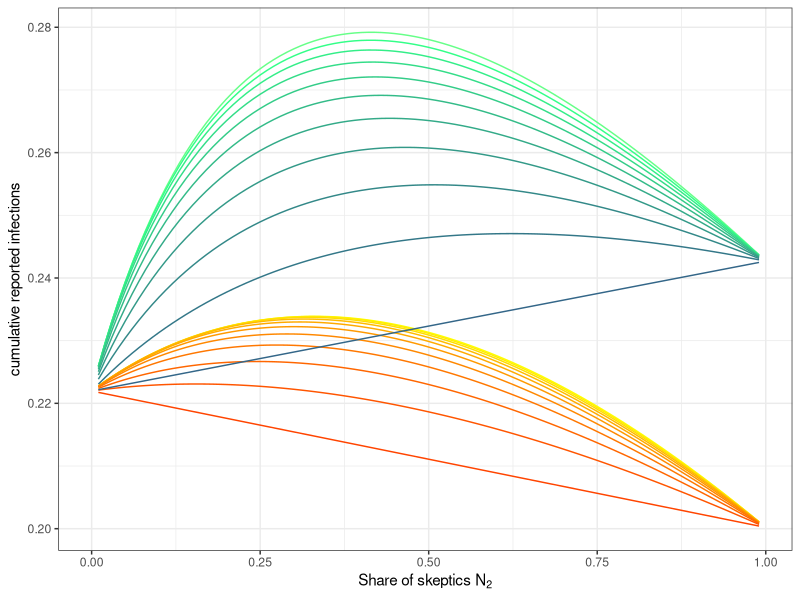
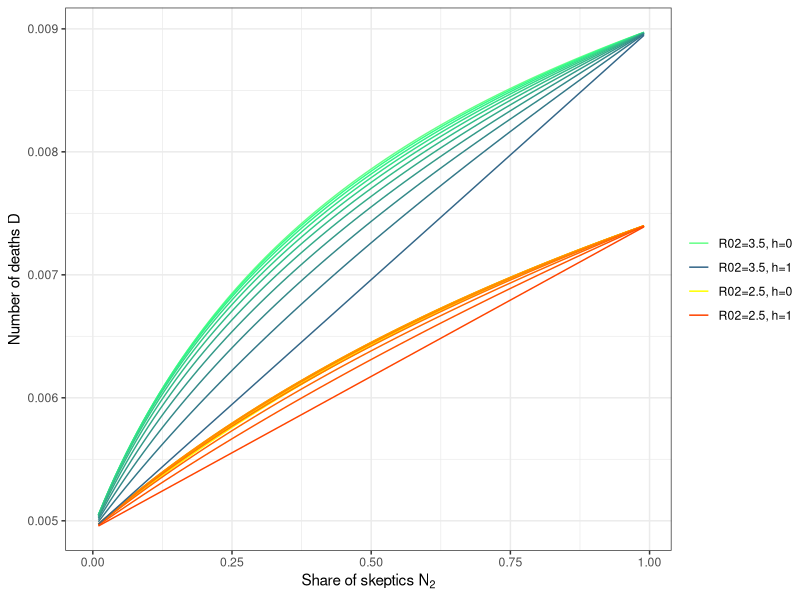

The R script that drew these images, in order:

library(here)
library(deSolve)
library(ggplot2)
library(sqldf)
setwd(here())

#Assumption: type 1 has a lower R0 than type 2!
#omega: share of contacts which are homophilic
sir <- function(time, state, parameters) {
  
  with(as.list(c(state, parameters)), {
    
    p1 = (1 - omega) * a1 * N1 / ((1 - omega) * a1 * N1 + (1 - omega) * a2 * N2)
    p2 = (1 - omega) * a2 * N2 / ((1 - omega) * a1 * N1 + (1 - omega) * a2 * N2)
    p11 <- omega + (1 - omega) * p1
    p12 <- (1 - omega) * p2
    p21 <- (1 - omega) * p1
    p22 <- omega + (1 - omega) * p2
    mu1 <- pi_x / alpha1
    mu2 <- pi_x / alpha2
    dS1 <- - (p11 * a1 * S1 * I1 / N1 + p12 * a1 * S1 * I2 / N2) #- S1 * (beta1 / N1 * (omega + (1 - omega) * beta1 / (beta1 + beta2) ) * I1 + beta2 / N2 * (1 - omega) * beta2 / (beta1 + beta2) * I2 )
    dS2 <- - (p21 * a2 * S2 * I1 / N1 + p22 * a2 * S2 * I2 / N2) #- S2 * (beta2 / N2 * (omega + (1 - omega) * beta2 / (beta1 + beta2) ) * I2 + beta1 / N1 * (1 - omega) * beta1 / (beta1 + beta2) * I1 )
    dI1 <-  (p11 * a1 * S1 * I1 / N1 + p12 * a1 * S1 * I2 / N2) * ( 1 - alpha1) - gamma * I1
    dI2 <- (p21 * a2 * S2 * I1 / N1 + p22 * a2 * S2 * I2 / N2) * ( 1 - alpha2) - gamma * I2
    dQ1 <-  (p11 * a1 * S1 * I1 / N1 + p12 * a1 * S1 * I2 / N2) * alpha1 - gamma * Q1
    dQ2 <-  (p21 * a2 * S2 * I1 / N1 + p22 * a2 * S2 * I2 / N2)  * alpha2 - gamma * Q2
    dR <-                 gamma * (I1 + I2) + gamma * (1 - mu1) * Q1 + gamma * (1 - mu2) * Q2
    dD <-                 gamma * mu1 * Q1 + gamma * mu2 * Q2
    drep <- (p11 * a1 * S1 * I1 / N1 + p12 * a1 * S1 * I2 / N2) * alpha1 + (p21 * a2 * S2 * I1 / N1 + p22 * a2 * S2 * I2 / N2)  * alpha2
    dN1 <- 0#-(beta1 / N1 * S1 * I1 * omega  + beta2  / N2 * S1 * I2 * ( 1 - omega) ) * alpha1 + gamma * mu1 * Q1#- (beta1 / N1 * S1 * I1 * omega  + beta2  / N1 * S1 * I2 * ( 1 - omega) ) * alpha1  + gamma * (I1 + I2) + gamma * (1 - mu1) * Q1 
    dN2 <- 0#- (beta1 / N1 * S2 * I1 * ( 1 - omega )  + beta2  / N2 * S2 * I2 * omega  ) * alpha2 + gamma * mu2 * Q2#- (beta1 / N2 * S2 * I1 * ( 1 - omega )  + beta2  / N2 * S2 * I2 * omega  )  * alpha2  + gamma * (I1 + I2) + gamma * (1 - mu2) * Q2
    return(list(c(dS1, dS2, dI1, dI2, dQ1, dQ2, dR, dD, drep, dN1, dN2)))
  })
}

i <- 0.00
R0TypeI <- 2.5
HomophilicMixing_current <- data.frame()
  deltaR0 <- 0
  #while (deltaR0 < 3)
  while (deltaR0 < 2)
  {
    h <- 0.0
    while (h < 1)
      {
        i <- 0
        while (i < 1)
        {
          times      <- seq(0, 500, by = 1)
          init       <- c(S1 = (1-i)-0.001*(1-i), S2 =(i)-0.001*i , I1 = 0.001*(1-i), I2 = 0.001*i, Q1 = 0.0, Q2 = 0.0, R = 0.0, D = 0.0, rep = 0.0, N1 = (1-i), N2 = i)
          parameters <- c(a1 = R0TypeI / 7, a2 = (R0TypeI + deltaR0) / 7, omega = h, gamma = 1 / 7, alpha1 = 0.45, alpha2 = 0.27, pi_x = 0.01)
          ## Solve using ode (General Solver for Ordinary Differential Equations)
          out <- ode(y = init, times = times, func = sir, parms = parameters)
          ## change to data frame
          out <- as.data.frame(out)
          out$group <- "R02 = 1.5"
          
          HomophilicMixing_fly <- data.frame(homophily = c(h), group2 = c(i), r01= c(R0TypeI), r02= c(R0TypeI + deltaR0), rep = c(out[out$time == 500, ]$rep), D = c(out[out$time == 500, ]$D), S1 = c(out[out$time == 500, ]$S1), S2 = c(out[out$time == 500, ]$S2), N1 = c(out[out$time == 500, ]$N1), N2 = c(out[out$time == 500, ]$N2)) 
          
          HomophilicMixing_current <- rbind(HomophilicMixing_current, HomophilicMixing_fly)
          
          i <- i + 0.01
        }
        h <- h + 0.1#0.01
      }
    deltaR0 <- deltaR0 + 1
  }
  
HomophilicMixing_current$groupsize <- paste("corona skeptics: ", round(HomophilicMixing_current$group2, digits=3))
HomophilicMixing_current$r02_group <- paste("R02: ", round(HomophilicMixing_current$r02, digits=3))

HomophilicMixing_current$homophily_group <- interaction(HomophilicMixing_current$r02_group,HomophilicMixing_current$homophily)

#Fig. 12 (left)
#300x300
p <- ggplot(subset(HomophilicMixing_current)) + 
  labs (x = expression("Share of skeptics N"[2]), y = "cumulative reported infections") +
  geom_line(aes(x = group2, y = rep, group = homophily_group, col = homophily_group ))  + scale_colour_manual(name = "",values = c("R02:  2.5.0" = "#FFFF00", "R02:  2.5.0.1" = "#FFEE00", "R02:  2.5.0.2" ="#FFDD00", "R02:  2.5.0.3" ="#FFBB00", "R02:  2.5.0.4" ="#FFAA00", "R02:  2.5.0.5" = "#FF9900", "R02:  2.5.0.6" = "#FF8800", "R02:  2.5.0.7" = "#FF7700", "R02:  2.5.0.8" = "#FF6600", "R02:  2.5.0.9" = "#FF5500", "R02:  2.5.1" = "#FF4400", "R02:  3.5.0" = "#66FF88", "R02:  3.5.0.1" = "#33FF88", "R02:  3.5.0.2" = "#33EE88", "R02:  3.5.0.3" = "#33DD88", "R02:  3.5.0.4" = "#33CC88", "R02:  3.5.0.5" = "#33BB88", "R02:  3.5.0.6" = "#33AA88", "R02:  3.5.0.7" = "#339988", "R02:  3.5.0.8" = "#338888", "R02:  3.5.0.9" = "#337788", "R02:  3.5.1" = "#336688"),
                                                                                                            breaks = c("R02:  3.5.0","R02:  3.5.1", "R02:  2.5.0",  "R02:  2.5.1"),
                                                                                                            labels = c("R02=3.5, h=0",  "R02=3.5, h=1", "R02=2.5, h=0", "R02=2.5, h=1"),) +
  theme_bw() + 
  theme(legend.title=element_blank(), legend.box="vertical", legend.margin=margin(), legend.position="none")


print(p)


#Fig. 12 (right)
#400x300

p <- ggplot(subset(HomophilicMixing_current)) + 
  labs (x = expression("Share of skeptics N"[2]), y = "Number of deaths D") +
  geom_line(aes(x = group2, y = D, group = homophily_group, col = homophily_group ))  + scale_colour_manual(name = "",values = c("R02:  2.5.0" = "#FFFF00", "R02:  2.5.0.1" = "#FFEE00", "R02:  2.5.0.2" ="#FFDD00", "R02:  2.5.0.3" ="#FFBB00", "R02:  2.5.0.4" ="#FFAA00", "R02:  2.5.0.5" = "#FF9900", "R02:  2.5.0.6" = "#FF8800", "R02:  2.5.0.7" = "#FF7700", "R02:  2.5.0.8" = "#FF6600", "R02:  2.5.0.9" = "#FF5500", "R02:  2.5.1" = "#FF4400", "R02:  3.5.0" = "#66FF88", "R02:  3.5.0.1" = "#33FF88", "R02:  3.5.0.2" = "#33EE88", "R02:  3.5.0.3" = "#33DD88", "R02:  3.5.0.4" = "#33CC88", "R02:  3.5.0.5" = "#33BB88", "R02:  3.5.0.6" = "#33AA88", "R02:  3.5.0.7" = "#339988", "R02:  3.5.0.8" = "#338888", "R02:  3.5.0.9" = "#337788", "R02:  3.5.1" = "#336688"),
                                                                                                            breaks = c("R02:  3.5.0","R02:  3.5.1", "R02:  2.5.0",  "R02:  2.5.1"),
                                                                                                            labels = c("R02=3.5, h=0",  "R02=3.5, h=1", "R02=2.5, h=0", "R02=2.5, h=1"),) +
  theme_bw() + 
  theme(legend.title=element_blank(), legend.box="vertical", legend.margin=margin(), legend.position="right")


print(p)
